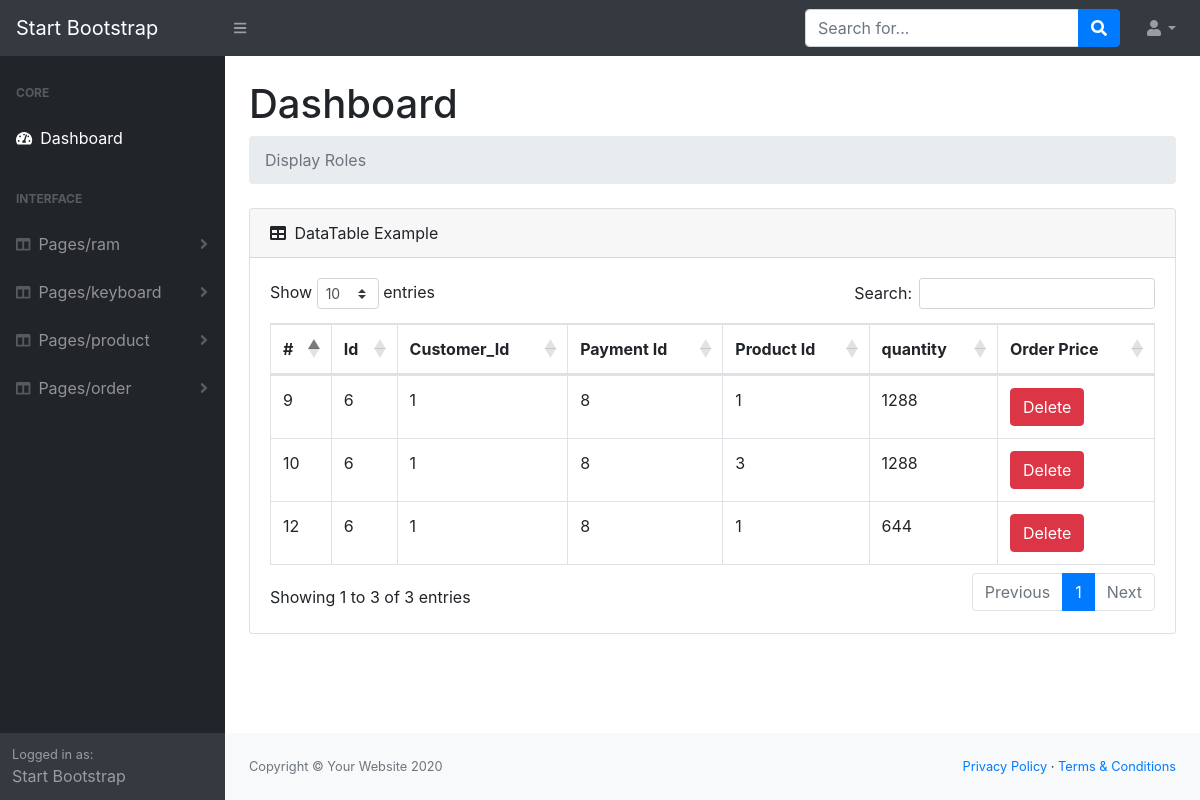
/LUG2/Blog/Admins/Pages/order/index.php (signed in), run on the app's committed database.
### tables this page shows
CREATE TABLE `customer_order` (
  `id` int(10) UNSIGNED NOT NULL,
  `customer_id` int(11) NOT NULL,
  `payment_id` int(11) NOT NULL,
  `product_id` int(10) UNSIGNED NOT NULL,
  `quantity` int(10) UNSIGNED NOT NULL,
  `order_price` int(10) UNSIGNED NOT NULL
);

### LUG2/Blog/Admins/Pages/order/index.php (the view, shortened to what this page needs)
<?php
 require '../../helpers/dbConnection.php';
  $sql = "select * from customer_order";
  $op  =  mysqli_query($con,$sql);
   require '../../header.php';
   require "../../nav.php";
?>
<div id="layoutSidenav">
    <?php
   require '../../sidNav.php';
?>
    <div id="layoutSidenav_content">
        <main>
            <div class="container-fluid">
                <h1 class="mt-4">Dashboard</h1>
                <ol class="breadcrumb mb-4">
                    <?php
                        if(isset($_SESSION['messages'])){
                                echo '<li class="breadcrumb-item active">'.$_SESSION['messages'].'</li>';
                                unset($_SESSION['messages']);
                        }else{
                        echo '<li class="breadcrumb-item active">Display Roles</li>';
                        }
                   ?>
                </ol>
                <div class="card mb-4">
                    <div class="card-header">
                        <i class="fas fa-table mr-1"></i>
                        DataTable Example
                    </div>
                    <div class="card-body">
                        <div class="table-responsive">
                            <table class="table table-bordered" id="dataTable" width="100%" cellspacing="0">
                                <thead>
                                    <tr>
                                        <th>#</th>
                                        <th>Id</th>
                                        <th>Customer_Id</th>
                                        <th>Payment Id</th>
                                        <th>Product Id</th>
                                        <th>quantity</th>
                                        <th>Order Price</th>
                                    </tr>
                                </thead>
                                <tbody>
                                    <?php
                                    while($rows = mysqli_fetch_assoc($op)){
                                 ?>
                                    <tr>
                                        <td><?php echo $rows["id"]; ?></td>
                                        <td><?php echo $rows["customer_id"]; ?></td>
                                        <td><?php echo $rows["payment_id"]; ?></td>
                                        <td><?php echo $rows["product_id"]; ?></td>
                                        <td><?php echo $rows["quantity"]; ?></td>
                                        <td><?php echo $rows["order_price"]; ?></td>
                                        <td>
                                            <a href='delete.php?id=<?php echo $rows["id"];?>'
                                                class='btn btn-danger m-r-1em'>Delete</a>
                                        </td>
                                    </tr>
                                    <?php } ?>
                                </tbody>
                            </table>
                        </div>
                    </div>
                </div>
            </div>
        </main>
        <?php
    require '../../footer.php';
?>

### data on the page
customer_order: id "9", customer "6", payment "1", product "8", quantity "1", order_price "1288"
customer_order: id "10", customer "6", payment "1", product "8", quantity "3", order_price "1288"
customer_order: id "12", customer "6", payment "1", product "8", quantity "1", order_price "644"

### other printed values
$value "Pages/ram"
$value "Pages/keyboard"
$value "Pages/product"
$value "Pages/order"
